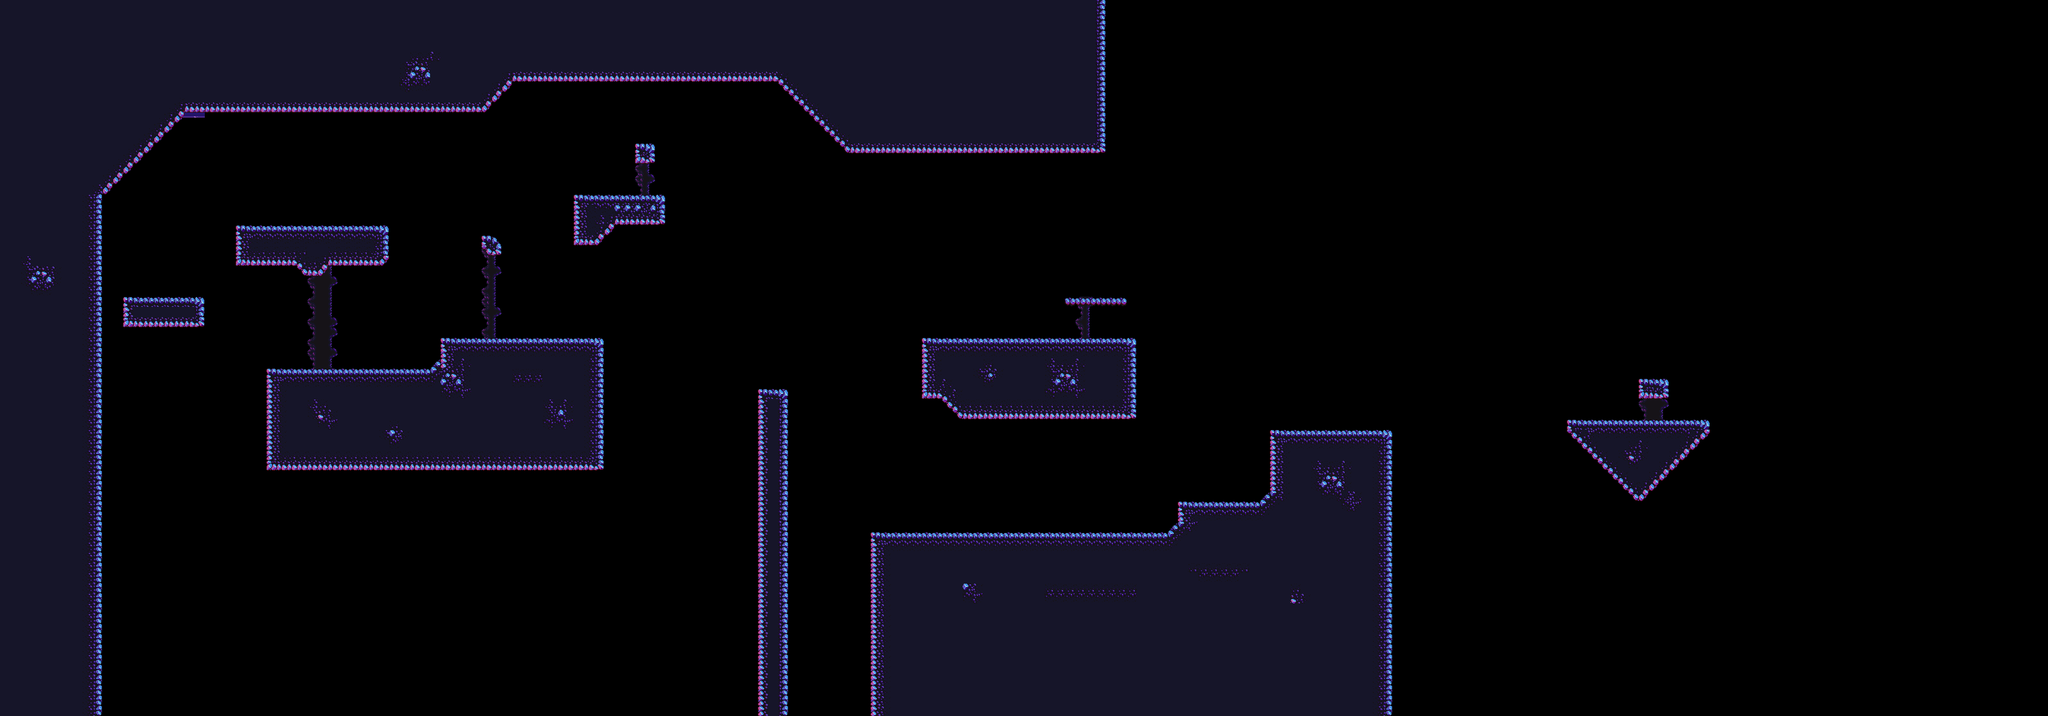

Below is a game level as drawn by its tile map, then a one-line description and the .tmx that defines it (tile-layer data replaced by summaries):
An orthogonal 200x70 tile map with 16x16 px tiles, 5 tile layers (BG3, BG2, BG1, Capa de patrones 2, ...), 3 tilesets and 59 objects.

<map version="1.0" orientation="orthogonal" renderorder="right-down" width="200" height="70" tilewidth="16" tileheight="16" nextobjectid="92">
 <tileset firstgid="1" name="pixelcave_tileset_map" tilewidth="16" tileheight="16" tilecount="1024" columns="32">
  <image source="pixelcave_tileset_map.png" width="512" height="512" />
 </tileset>
 <tileset firstgid="1025" name="walkability" tilewidth="16" tileheight="16" tilecount="8" columns="4">
  <image source="walkability.png" width="64" height="32" />
 </tileset>
 <tileset firstgid="1033" name="pixelcave_tileset_bg" tilewidth="16" tileheight="16" tilecount="4096" columns="64">
  <image source="pixelcave_tileset_bg.png" width="1024" height="1024" />
 </tileset>
 <layer name="BG3" width="200" height="70">
  <properties>
   <property name="Parallax" type="float" value="0.7" />
   <property name="Scale" type="float" value="6" />
  </properties>
  <data>[14000 cells, 460 non-empty, 240 distinct tile ids]</data>
 </layer>
 <layer name="BG2" width="200" height="70">
  <properties>
   <property name="Parallax" type="float" value="0.8" />
   <property name="Scale" type="float" value="6" />
  </properties>
  <data>[14000 cells, 460 non-empty, 240 distinct tile ids]</data>
 </layer>
 <layer name="BG1" width="200" height="70">
  <properties>
   <property name="Parallax" type="float" value="0.9" />
   <property name="Scale" type="float" value="6" />
  </properties>
  <data>[14000 cells, 440 non-empty, 220 distinct tile ids]</data>
 </layer>
 <layer name="Capa de patrones 2" width="200" height="70">
  <data>[14000 cells, 86 non-empty, 7 distinct tile ids]</data>
 </layer>
 <layer name="Capa de Patrones 1" width="200" height="70">
  <properties>
   <property name="Navigation" type="int" value="1" />
  </properties>
  <data>[14000 cells, 3759 non-empty, 32 distinct tile ids]</data>
 </layer>
 <objectgroup name="Wall colliders">
  <object id="2" x="370.25" y="352.75" width="235.75" height="61.5" />
  <object id="7" x="896.833" y="306.333" width="141" height="42.8333" />
  <object id="13" x="896.818" y="309.364" width="36.5454" height="74.2727" />
  <object id="14" x="929.727" y="342.273" width="13.7273" height="31.2727" />
  <object id="15" x="938.909" y="344.818" width="13.5455" height="20.8182" />
  <object id="16" x="947.455" y="343.727" width="12" height="13.2727" />
  <object id="17" x="470.636" y="413.273" width="33.0909" height="17.1818" />
  <object id="18" x="500.455" y="410.182" width="9.81818" height="10.7273" />
  <object id="19" x="464.182" y="410.818" width="10.4545" height="10.6364" />
  <object id="31" x="753.75" y="370.75" width="28.25" height="26.25" />
  <object id="32" x="417.826" y="582.932" width="318.557" height="150.568" />
  <object id="33" x="690.75" y="529.75" width="250.75" height="202.5" />
  <object id="34" x="992.5" y="225" width="30" height="28" />
  <object id="35" x="1184.67" y="609.667" width="46" height="510" />
  <object id="36" x="1443.17" y="529.333" width="327.167" height="122.333" />
  <object id="40" x="110" y="300" width="48.3333" height="821" />
  <object id="41" x="107.091" y="259.773" width="63.4545" height="38.7273" />
  <object id="42" x="176.045" y="218.136" width="32" height="42.9091" />
  <object id="43" x="157.909" y="231.773" width="28.3636" height="49.4545" />
  <object id="44" x="239.364" y="169.909" width="19.2727" height="42.5455" />
  <object id="45" x="216.227" y="182.818" width="24" height="48.1818" />
  <object id="46" x="198.5" y="214" width="24.5455" height="32.1818" />
  <object id="47" x="255.182" y="167.682" width="23.6364" height="29.0909" />
  <object id="48" x="275.591" y="154.364" width="26.1818" height="23.2727" />
  <object id="50" x="747.455" y="132.364" width="30.5455" height="24.5455" />
  <object id="51" x="772" y="111.818" width="24.3636" height="28.1818" />
  <object id="52" x="788.909" y="99.4545" width="426.364" height="27.2727" />
  <object id="53" x="1213.09" y="104.364" width="24.3636" height="26.5455" />
  <object id="54" x="1228.91" y="120.182" width="17.4545" height="28.1818" />
  <object id="55" x="1247.45" y="142.727" width="24.5455" height="27.8182" />
  <object id="56" x="1274" y="166.727" width="22.9091" height="31.0909" />
  <object id="57" x="1291.45" y="191.636" width="25.6364" height="21.6364" />
  <object id="58" x="1314.18" y="210.182" width="12.5455" height="22.7273" />
  <object id="59" x="1322.73" y="218.727" width="389.091" height="20.3636" />
  <object id="60" x="1664.18" y="464.545" width="95.8182" height="14.3636" />
  <object id="61" x="1361" y="833.667" width="530.667" height="286.667" />
  <object id="62" x="1841.67" y="785.333" width="170" height="149" />
  <object id="64" x="1985.33" y="672.667" width="188" height="446.667" />
  <object id="65" x="2450.5" y="659" width="218.5" height="19.5" />
  <object id="66" x="2460.73" y="673.273" width="201.818" height="16.9091" />
  <object id="67" x="2476.18" y="687.455" width="171.455" height="18" />
  <object id="68" x="2494.55" y="703.091" width="135.818" height="19.4545" />
  <object id="69" x="2512.55" y="720.364" width="100.182" height="19.4545" />
  <object id="70" x="2528.18" y="737.455" width="66.5455" height="18.5455" />
  <object id="71" x="2544.36" y="755.636" width="37.6364" height="14" />
  <object id="72" x="2555.82" y="766" width="12" height="16.7273" />
  <object id="73" x="2560.75" y="593.25" width="45" height="28" />
  <object id="75" x="194" y="466.5" width="123" height="43.5" />
  <object id="88" x="506" y="191.5" width="26" height="57.5" />
  <object id="89" x="432" y="193.5" width="22" height="55" />
 </objectgroup>
 <objectgroup name="Spawn">
  <object id="3" x="474.591" y="198.989" width="11.7045" height="16.7955" />
  <object id="4" x="802.167" y="294.333" width="28.5" height="67.5" />
 </objectgroup>
 <objectgroup name="Wall" />
 <objectgroup name="Coins">
  <object id="78" x="1002" y="180" width="14" height="16" />
  <object id="79" x="1694" y="412" width="22" height="20" />
  <object id="80" x="1195" y="566" width="22" height="21" />
  <object id="81" x="247" y="418" width="23" height="25" />
  <object id="82" x="1894" y="752" width="19" height="24" />
  <object id="83" x="2737" y="566" width="20" height="24" />
 </objectgroup>
 <objectgroup name="Death colliders">
  <object id="90" x="76" y="896" width="3179" height="93" />
 </objectgroup>
</map>
